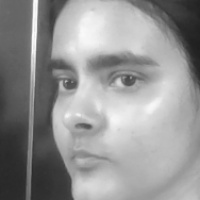
#> input picture data/user.1.141.jpg, 200 x 200 px, given in place of the camera
$ jupyter execute face-recogniser.ipynb   (text cells are left out)
#> lines starting #> are read from the running program, lines starting #| are printed output that depends on the picture; after the words box and inside, x2 and y2 are one past the last pixel; in counts of white or black regions, pixels touching at a corner belong together
[cell 1]
#1. Genarate dataset
#2.Train the classifier
#3. Detect face and name it is already in dataset

[cell 2]
import cv2
import os

[cell 3]
def generate_dataset():

    # Load Haar Cascade
    face_classifier = cv2.CascadeClassifier(
        "haarcascade_frontalface_default.xml"
    )

    # Face crop function
    def face_cropped(img):
        gray = cv2.cvtColor(img, cv2.COLOR_BGR2GRAY)

        faces = face_classifier.detectMultiScale(
            gray,
            scaleFactor=1.3,
            minNeighbors=5
        )

        if len(faces) == 0:
            return None

        for (x, y, w, h) in faces:
            cropped_face = img[y:y+h, x:x+w]

        return cropped_face

    # Create data folder if it doesn't exist
    if not os.path.exists("data"):
        os.makedirs("data")

    # -------- AUTO GENERATE NEXT PERSON ID --------
    existing_files = os.listdir("data")

    ids = []

    for file in existing_files:
        if file.startswith("user."):
            try:
                parts = file.split(".")
                ids.append(int(parts[1]))
            except:
                pass

    person_id = max(ids) + 1 if ids else 1

    print(f"Starting capture for Person ID: {person_id}")

    # ----------------------------------------------

    cap = cv2.VideoCapture(0)

    img_id = 0

    while True:

        ret, frame = cap.read()
#> frame is the input picture: shape (200, 200, 3); min 30, max 253, mean 147.1

        if not ret:
            break

        cropped = face_cropped(frame)
#> in face_cropped, `faces = face_classifier.detectMultiScale( gray, scaleFactor=1.3, minNe..`: faces = [[10, 9, 177, 177]]
#> the loop in face_cropped, `for (x, y, w, h) in faces:` made 1 pass
#> pass 1, in face_cropped, `cropped_face = img[y:y+h, x:x+w]`:
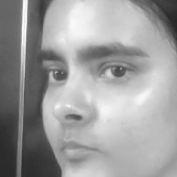
#> cropped_face: shape (177, 177, 3); min 39, max 253, mean 156.6

        if cropped is not None:

            img_id += 1

            face = cv2.resize(cropped, (200, 200))
            face = cv2.cvtColor(face, cv2.COLOR_BGR2GRAY)
#> face: shape (200, 200)

            file_name_path = f"data/user.{person_id}.{img_id}.jpg"

            cv2.imwrite(file_name_path, face)

            cv2.putText(
                face,
                str(img_id),
                (50, 50),
                cv2.FONT_HERSHEY_COMPLEX,
                1,
                (255, 255, 255),
                2
            )
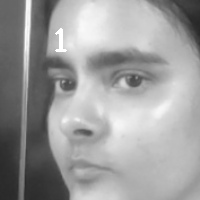
#> face: shape (200, 200); min 39, max 255, mean 156.7

            cv2.imshow("Cropped Face", face)

        # Stop at Enter key OR 200 images
        if cv2.waitKey(1) == 13 or img_id == 200:
#> (key Esc is pressed here)
            break

    cap.release()
    cv2.destroyAllWindows()

    print(f"Dataset collection completed for Person ID: {person_id}")

# Run function
generate_dataset()

[cell 4]
import os
import cv2
from PIL import Image #pip install pillow
import numpy as np    # pip install numpy

[cell 5]
def train_classifier(data_dir):
#> called with data_dir = 'data'
    path = [os.path.join(data_dir, f) for f in os.listdir(data_dir)]

    faces = []
    ids = []

    for image in path:
        img = Image.open(image).convert('L')
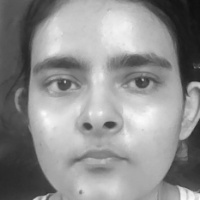
#> input picture data/user.1.10.jpg, 200 x 200 px
#> img is the input picture: PIL image 200x200 L; min 15, max 252, mean 142.7
        imageNp = np.array(img, 'uint8')
        id = int(os.path.split(image)[1].split(".")[1])

        faces.append(imageNp)
        ids.append(id)

    ids = np.array(ids)

    # Train and save classifier
    clf = cv2.face.LBPHFaceRecognizer_create()
    clf.train(faces,ids)
    clf.write("classifier.xml")
train_classifier("data")

[cell 6]
def draw_boundary(img, classifier, scaleFactor, minNeighbors, color, text, clf):
#> called with scaleFactor = 1.3, minNeighbors = 6, color = (255, 255, 255), text = 'Face'
    gray_img = cv2.cvtColor(img, cv2.COLOR_BGR2GRAY)
    features = classifier.detectMultiScale(gray_img, scaleFactor, minNeighbors)
#> features = [[10, 9, 177, 177]]

    for (x,y,w,h) in features:
        cv2.rectangle(img, (x,y), (x+w,y+h), color, 2 )

        id, pred = clf.predict(gray_img[y:y+h,x:x+w])
        confidence = int(100*(1-pred/300))

        if confidence>70:
            if id==1:
                cv2.putText(img, "Anika", (x,y-5), cv2.FONT_HERSHEY_SIMPLEX, 0.8, color, 1, cv2.LINE_AA)
            if id==4:
                cv2.putText(img, "Akib", (x,y-5), cv2.FONT_HERSHEY_SIMPLEX, 0.8, color, 1, cv2.LINE_AA)
            if id==3:
                cv2.putText(img, "Samad", (x,y-5), cv2.FONT_HERSHEY_SIMPLEX, 0.8, color, 1, cv2.LINE_AA)
        else:
            cv2.putText(img, "UNKNOWN", (x,y-5), cv2.FONT_HERSHEY_SIMPLEX, 0.8, (0,0,255), 1, cv2.LINE_AA)
#> this loop made 1 pass
#> (x, y, w, h, id, pred, confidence) on pass 1: (10, 9, 177, 177, 1, 34.32, 88)
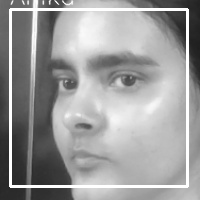
#> img: shape (200, 200, 3); 5.69% of pixels changed, all inside (x1, y1, x2, y2) = (9, 0, 189, 188)

    return img

# loading classifier
faceCascade = cv2.CascadeClassifier("haarcascade_frontalface_default.xml")

clf = cv2.face.LBPHFaceRecognizer_create()
clf.read("classifier.xml")

video_capture = cv2.VideoCapture(0)

while True:
    ret, img = video_capture.read()
    img = draw_boundary(img, faceCascade, 1.3, 6, (255,255,255), "Face", clf)
    cv2.imshow("face Detection", img)

    if cv2.waitKey(1)==13:
#> (key Esc is pressed here)
        break
video_capture.release()
cv2.destroyAllWindows()
